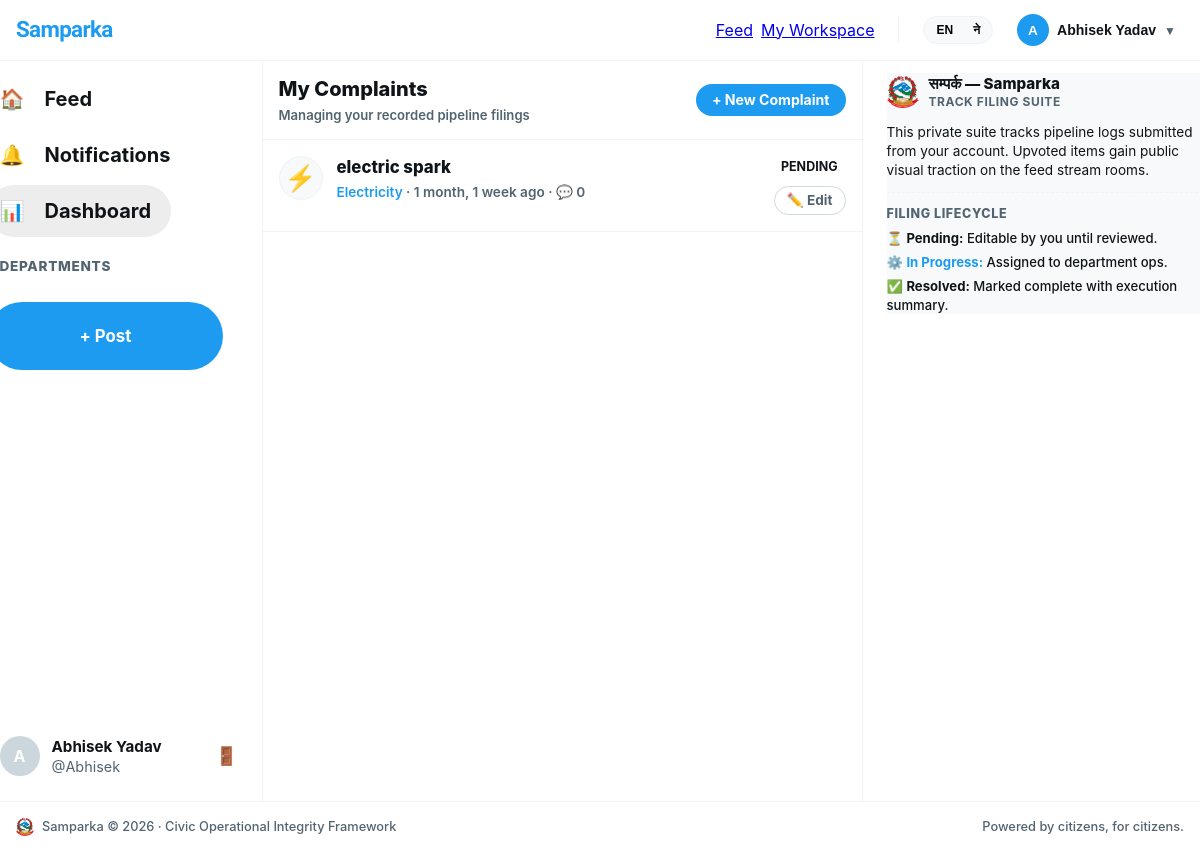
The app's page /complaints/my/ (signed in), older data.
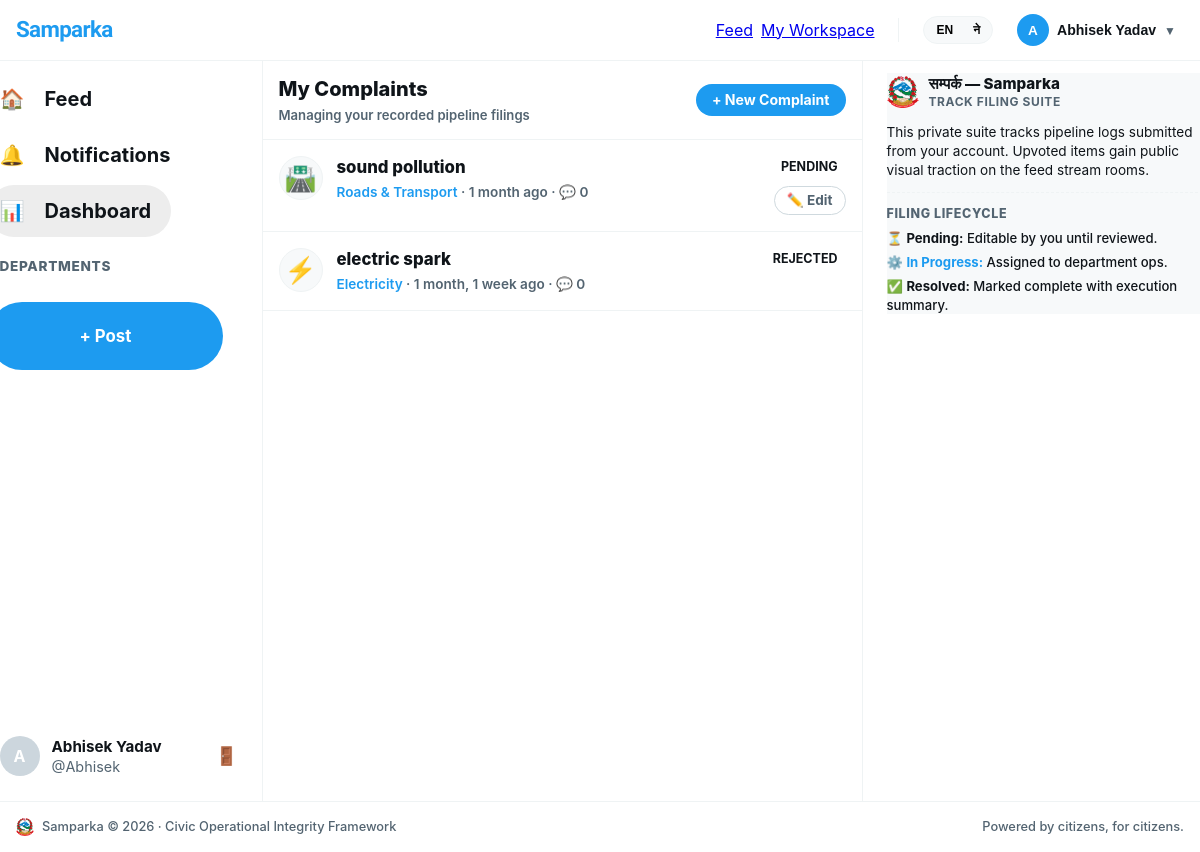
The same page, newer data.
### complaints/models.py (models this page shows, shortened)
class Complaint(models.Model):
    STATUS_PENDING = 'pending'
    STATUS_VERIFIED = 'verified'
    STATUS_IN_PROGRESS = 'in_progress'
    STATUS_SOLVED = 'solved'
    STATUS_REJECTED = 'rejected'
    STATUS_CHOICES = [
        (STATUS_PENDING, _('Pending')),
        (STATUS_VERIFIED, _('Verified')),
        (STATUS_IN_PROGRESS, _('In Progress')),
        (STATUS_SOLVED, _('Solved')),
        (STATUS_REJECTED, _('Rejected')),
    ]
    STATUS_COLORS = {
        STATUS_PENDING: '#F59E0B',
        STATUS_VERIFIED: '#3B82F6',
        STATUS_IN_PROGRESS: '#8B5CF6',
        STATUS_SOLVED: '#10B981',
        STATUS_REJECTED: '#EF4444',
    }
    PRIORITY_CHOICES = [
        ('low', _('Low')),
        ('medium', _('Medium')),
        ('high', _('High')),
        ('urgent', _('Urgent')),
    ]
    priority = models.CharField(max_length=10, choices=PRIORITY_CHOICES, default='medium')
    due_date = models.DateField(null=True, blank=True)
    author = models.ForeignKey(settings.AUTH_USER_MODEL, on_delete=models.CASCADE, related_name='complaints')
    department = models.ForeignKey(Department, on_delete=models.SET_NULL, null=True, related_name='complaints')
    title = models.CharField(max_length=200)
    description = models.TextField()
    status = models.CharField(max_length=20, choices=STATUS_CHOICES, default=STATUS_PENDING)
    location_name = models.CharField(max_length=200, blank=True, help_text='Human readable location name')
    latitude = models.DecimalField(max_digits=9, decimal_places=6, null=True, blank=True)
    longitude = models.DecimalField(max_digits=9, decimal_places=6, null=True, blank=True)
    upvotes = models.ManyToManyField(settings.AUTH_USER_MODEL, through='Vote', related_name='voted_complaints', blank=True)
    view_count = models.PositiveIntegerField(default=0)
    admin_note = models.TextField(blank=True, help_text='Internal note from admin (not shown to public)')
    is_anonymous = models.BooleanField(default=False)
    created_at = models.DateTimeField(auto_now_add=True)
    updated_at = models.DateTimeField(auto_now=True)
    class Meta:
        ordering = ['-created_at']
    def get_absolute_url(self):
        return reverse('complaints:detail', kwargs={'pk': self.pk})
    @property
    def comment_count(self):
        return self.comments.filter(is_approved=True).count()

### departments/models.py (models this page shows, shortened)
class Department(models.Model):
    name = models.CharField(
        max_length=100,
        unique=True
    )
    name_ne = models.CharField(
        max_length=100,
        blank=True,
        help_text='Nepali name of the department (optional)'
    )
    slug = models.SlugField(
        unique=True
    )
    description = models.TextField(
        blank=True
    )
    icon = models.CharField(
        max_length=50,
        default='🏛️',
        help_text='Emoji icon for the department'
    )
    color = models.CharField(
        max_length=7,
        default='#3B82F6',
        help_text='Hex color for department badge'
    )
    is_active = models.BooleanField(
        default=True
    )
    created_at = models.DateTimeField(
        auto_now_add=True
    )
    class Meta:
        ordering = ['name']
    @property
    def display_name(self):
        if get_language() == 'ne' and self.name_ne:
            return self.name_ne
        return self.name

### complaints/views.py (the view)
# urls.py: path('my/', views.my_complaints, name='my_complaints'),
@login_required
def my_complaints(request):
    complaints = request.user.complaints.select_related('department').order_by('-created_at')
    return render(request, 'complaints/my_complaints.html', {'complaints': complaints})

### accounts/context_processors.py (called while the page is built)
def notifications(request):
    if request.user.is_authenticated:
        return {
            'unread_count': request.user.notifications.filter(is_read=False).count()
        }
    return {'unread_count': 0}

### accounts/models.py (called while the page is built)
    @property
    def display_name(self):
        if self.first_name:
            return f"{self.first_name} {self.last_name}".strip()
        return self.username

### complaints/templates/complaints/my_complaints.html (shortened to what the changed rows need)
{% extends 'base.html' %}
{% load humanize %}
{% load i18n %}
{% block content %}
<div class="x-workspace-container">
  <main class="x-panel-center">
    <div style="border-bottom: 1px solid var(--border-color); padding: 14px 16px; display: flex; align-items: center; justify-content: space-between; sticky-top: 0; background: rgba(255,255,255,0.85); backdrop-filter: blur(8px); z-index: 10;">
      <div>
        <h1 style="font-size: 1.25rem; font-weight: 800; color: var(--text-main); margin: 0; font-family: var(--font-stack);">{% trans "My Complaints" %}</h1>
      </div>
    </div>
    <div class="my-list">
      {% for complaint in complaints %}
      <div class="my-item" style="border-bottom: 1px solid var(--border-color); padding: 16px; display: flex; gap: 14px; align-items: flex-start; transition: background 0.2s;" onmouseover="this.style.backgroundColor='rgba(0,0,0,0.01)'" onmouseout="this.style.backgroundColor='transparent'">
        {% if complaint.department %}
        <span style="font-size: 1.6rem; background: var(--bg-subtle); border-radius: 50%; padding: 8px; width: 44px; height: 44px; display: inline-flex; align-items: center; justify-content: center; border: 1px solid var(--border-color);">
          {{ complaint.department.icon }}
        </span>
        {% else %}
        <span style="font-size: 1.6rem; background: var(--bg-subtle); border-radius: 50%; padding: 8px; width: 44px; height: 44px; display: inline-flex; align-items: center; justify-content: center; border: 1px solid var(--border-color);">
          📁
        </span>
        {% endif %}
        <div class="my-item-main" style="flex: 1; display: flex; flex-direction: column; gap: 4px;">
          <div class="my-item-title">
            <a href="{{ complaint.get_absolute_url }}" style="font-size: 1.05rem; font-weight: 800; color: var(--text-main); text-decoration: none; line-height: 1.3;">
              {{ complaint.title }}
            </a>
          </div>
          <div class="my-item-meta" style="font-size: 0.85rem; color: var(--text-muted); font-weight: 600;">
            <span style="color: var(--accent-blue);">{{ complaint.department.display_name|default:"General / No Department" }}</span>
            &middot; <span>{{ complaint.created_at|naturaltime }}</span>
            &middot; <span>💬 {{ complaint.comment_count }}</span>
          </div>
        </div>
        <div style="display: flex; flex-direction: column; align-items: flex-end; gap: 8px;">
          <span class="status-badge status-{{ complaint.status }}" style="font-weight: 700; font-size: 0.78rem;">
            {{ complaint.get_status_display }}
          </span>
          {% if complaint.status == 'pending' %}
          <a href="{% url 'complaints:edit' pk=complaint.pk %}" class="x-pill-action-btn" style="border: 1px solid #cfd9de; padding: 4px 12px !important; text-decoration: none; font-size: 0.8rem; font-weight: 700;">
            ✏️ {% trans "Edit" %}
          </a>
          {% endif %}
        </div>
      </div>
      {% endfor %}
    </div>
  </main>
</div>
{% endblock %}

Row changes from the older to the newer data that the page shows:
added Complaint: department.icon "🛣️", title "sound pollution", department.display_name "Roads & Transport", created_at "1 month ago", comment_count "0", status "PENDING"
changed Complaint "electric spark": status "PENDING" → "REJECTED"; trans "Edit" → (not shown)
